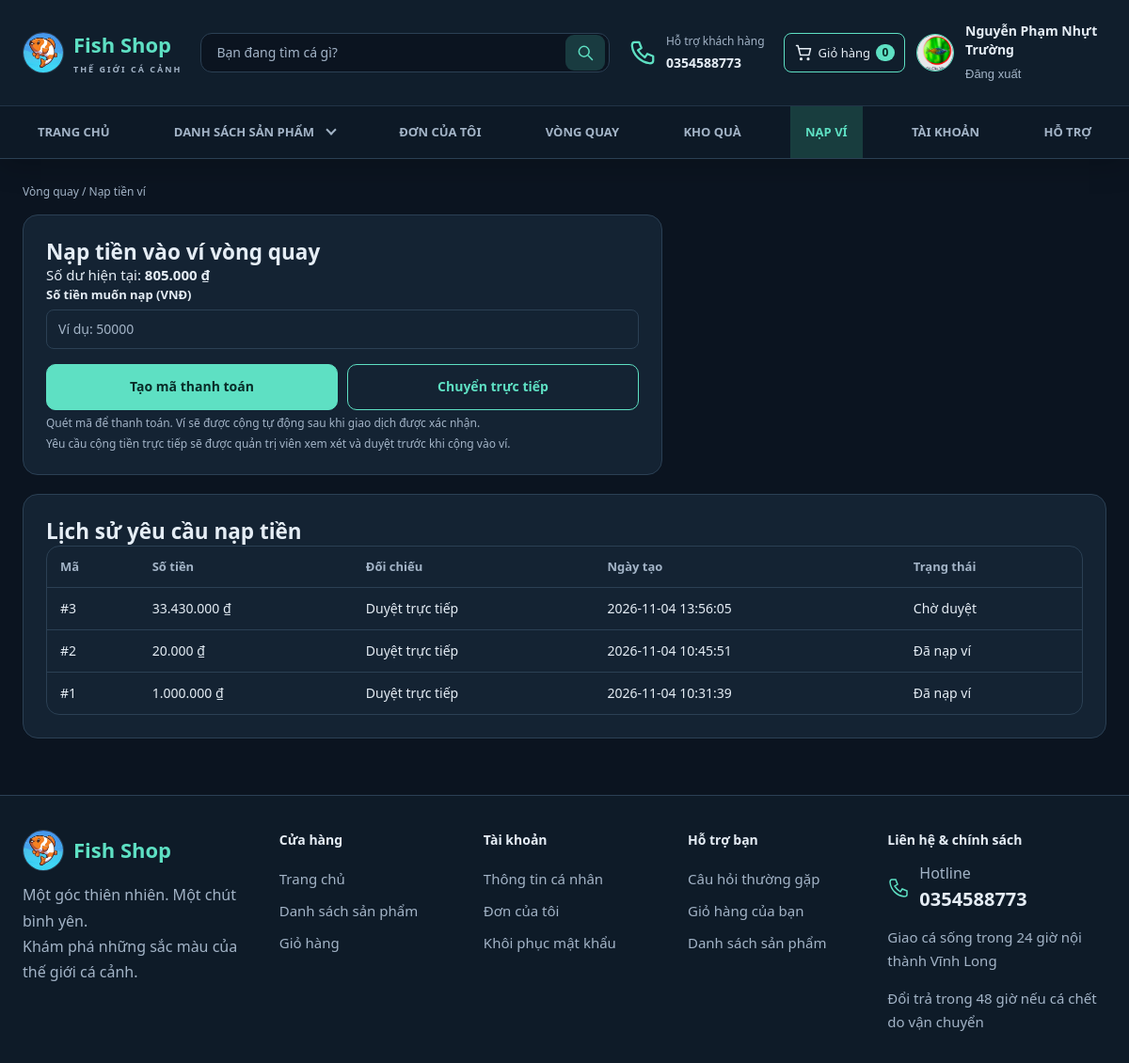
/wallet.php (signed in), run on an earlier commit of the app's database.
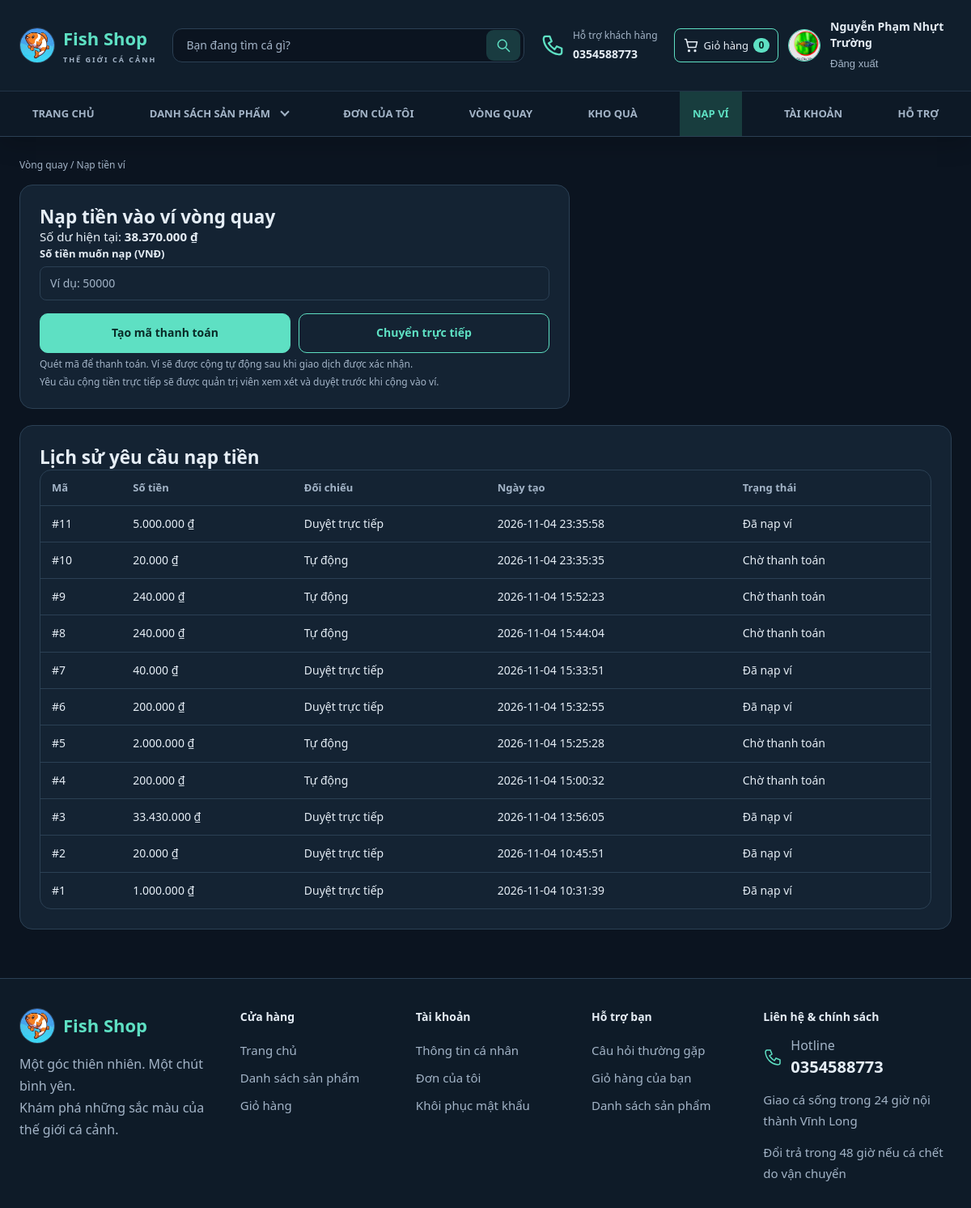
And on a later commit of the database.
### tables this page shows
CREATE TABLE `users` (
  `id` int(10) UNSIGNED NOT NULL,
  `username` varchar(50) NOT NULL,
  `password` varchar(255) NOT NULL COMMENT 'Chuỗi băm từ password_hash()',
  `fullname` varchar(100) NOT NULL,
  `email` varchar(254) DEFAULT NULL,
  `security_question` varchar(40) DEFAULT NULL,
  `security_answer_hash` varchar(255) DEFAULT NULL,
  `phone` varchar(20) NOT NULL,
  `address` varchar(255) NOT NULL DEFAULT '',
  `avatar` varchar(255) DEFAULT NULL,
  `role` enum('customer','admin') NOT NULL DEFAULT 'customer',
  `account_status` enum('active','locked') NOT NULL DEFAULT 'active',
  `locked_reason` varchar(64) DEFAULT NULL,
  `locked_note` text DEFAULT NULL,
  `locked_at` datetime DEFAULT NULL,
  `locked_by_admin_id` int(10) UNSIGNED DEFAULT NULL,
  `created_at` timestamp NOT NULL DEFAULT current_timestamp()
);

CREATE TABLE `prize_wallets` (
  `user_id` int(10) UNSIGNED NOT NULL,
  `balance` bigint(20) UNSIGNED NOT NULL DEFAULT 0,
  `updated_at` timestamp NOT NULL DEFAULT current_timestamp() ON UPDATE current_timestamp()
);

CREATE TABLE `wallet_deposits` (
  `id` bigint(20) UNSIGNED NOT NULL,
  `user_id` int(10) UNSIGNED NOT NULL,
  `amount` bigint(20) UNSIGNED NOT NULL,
  `reference_mode` enum('with_code','no_code') NOT NULL DEFAULT 'with_code',
  `request_type` enum('payos','direct') NOT NULL DEFAULT 'direct',
  `sender_name` varchar(100) NOT NULL DEFAULT '',
  `status` enum('pending','approved','rejected') NOT NULL DEFAULT 'pending',
  `payos_payment_link_id` varchar(80) DEFAULT NULL,
  `payos_checkout_url` varchar(500) DEFAULT NULL,
  `paid_at` datetime DEFAULT NULL,
  `payos_bank_bin` varchar(16) DEFAULT NULL,
  `payos_account_number` varchar(40) DEFAULT NULL,
  `payos_account_name` varchar(150) DEFAULT NULL,
  `payos_transfer_description` varchar(100) DEFAULT NULL,
  `payos_qr_code` text DEFAULT NULL,
  `created_at` timestamp NOT NULL DEFAULT current_timestamp(),
  `reviewed_at` datetime DEFAULT NULL,
  `reviewed_by` int(10) UNSIGNED DEFAULT NULL
);

### config/database.php (called while the page is built, shortened)
<?php
function db(): PDO
{
    static $pdo = null;
    if ($pdo === null) {
        try {
            $pdo = new PDO(
                'mysql:host=' . DB_HOST . ';dbname=' . DB_NAME . ';charset=utf8mb4',
                DB_USER,
                DB_PASS,
                [
                    PDO::ATTR_ERRMODE => PDO::ERRMODE_EXCEPTION,
                    PDO::ATTR_DEFAULT_FETCH_MODE => PDO::FETCH_ASSOC,
                    PDO::ATTR_EMULATE_PREPARES => false,
                ]
            );
        } catch (PDOException $e) {
            http_response_code(500);
            exit('Không kết nối được MySQL. Hãy bật MySQL trong XAMPP, nhập file database/WebBanCa.sql và kiểm tra config/database.php.');
        }
    }
    return $pdo;
}

### includes/auth.php (called while the page is built, shortened)
<?php
require_once __DIR__ . '/../config/database.php';
require_once __DIR__ . '/functions.php';
function current_user(): ?array {
    static $user = false;
    if ($user === false) {
        $user = null;
        if (!empty($_SESSION['user_id'])) {
            $st = db()->prepare(
                'SELECT id, username, fullname, phone, address, avatar, role, account_status FROM users WHERE id = ?'
            );
            $st->execute([(int)$_SESSION['user_id']]);
            $user = $st->fetch() ?: null;
        }
    }
    return $user;
}
function requireLogin(): array {
    $u = current_user();
    return $u;
}

### includes/functions.php (called while the page is built, shortened)
<?php
function e($s): string { return htmlspecialchars((string)$s, ENT_QUOTES, 'UTF-8'); }
function money($v): string { return number_format((float)$v, 0, ',', '.') . ' ₫'; }
function url(string $path = ''): string {
    $path = ltrim($path, '/');
    return BASE_URL . $path;
}
function file_url(?string $rel, string $fallback = 'assets/images/no-image.svg'): string {
    $rel = (string)$rel;
    if ($rel !== '' && strpos($rel, '..') === false && is_file(__DIR__ . '/../' . $rel)) return url($rel);
    return url($fallback);
}

### includes/rewards.php (called while the page is built, shortened)
<?php
function prize_wallet(PDO $pdo, int $userId): array {
    $pdo->prepare('INSERT INTO prize_wallets(user_id) VALUES(?) ON DUPLICATE KEY UPDATE user_id=VALUES(user_id)')->execute([$userId]);
    $st=$pdo->prepare('SELECT balance FROM prize_wallets WHERE user_id=?'); $st->execute([$userId]);
    return $st->fetch() ?: ['balance'=>0];
}

### wallet.php (the view, shortened to what the rows shown need)
<?php
require_once __DIR__.'/includes/auth.php';
require_once __DIR__.'/includes/rewards.php';
$user=requireLogin(); $pdo=db(); reward_schema($pdo); $uid=(int)$user['id'];
if ($_SERVER['REQUEST_METHOD'] === 'POST') {
    requirePost('wallet.php');
    if (post_string('regenerate') === '1') {
        $depositId = (int)($_POST['deposit_id'] ?? 0);
        try {
            payos_cancel_wallet_deposit_link($depositId,$uid);
            payos_create_wallet_deposit_link($depositId,$uid);
            flash('success','Đã tạo mã thanh toán mới.');
        } catch (Throwable $error) {
            flash('error',$error instanceof DomainException ? $error->getMessage() : 'Chưa thể tạo mã thanh toán mới. Vui lòng thử lại.');
            error_log('FishShop PayOS wallet QR regeneration failed (' . get_class($error) . ').');
        }
        redirect('wallet.php?deposit=' . $depositId);
    }
    $raw = trim(post_string('amount'));
    if (!ctype_digit($raw) || (int)$raw < 5000 || (int)$raw > 50000000) {
        flash('error', 'Số tiền nạp từ 5.000 đ đến 50.000.000 đ.');
        redirect('wallet.php');
    }
    $requestType = post_string('request_type') ?: 'payos';
    if (!in_array($requestType, ['payos','direct'], true)) {
        flash('error', 'Hình thức nạp tiền không hợp lệ.');
        redirect('wallet.php');
    }
    try {
        $st = $pdo->prepare("INSERT INTO wallet_deposits(user_id,amount,reference_mode,request_type,status) VALUES(?,?,'no_code',?,'pending')");
        $st->execute([$uid, (int)$raw, $requestType]);
        $depositId = (int)$pdo->lastInsertId();
        if ($requestType === 'direct') {
            flash('success', 'Đã gửi yêu cầu cộng tiền trực tiếp. Ví sẽ được cộng sau khi quản trị viên duyệt.');
            redirect('wallet.php?deposit=' . $depositId);
        }
        try {
            payos_create_wallet_deposit_link($depositId,$uid);
            flash('success','Đã tạo yêu cầu nạp ví. Quét mã bên dưới để thanh toán.');
        } catch (Throwable $error) {
            error_log('FishShop PayOS wallet QR creation failed (' . get_class($error) . ').');
            flash('error','Đã tạo yêu cầu nạp ví nhưng chưa tạo được mã thanh toán. Hãy mở lại yêu cầu để thử tiếp.');
        }
        redirect('wallet.php?deposit=' . $depositId);
    } catch (Throwable $ex) {
        flash('error', 'Chưa thể tạo yêu cầu nạp tiền. Vui lòng thử lại.');
        redirect('wallet.php');
    }
}$wallet=prize_wallet($pdo,$uid);
$st=$pdo->prepare('SELECT id,amount,reference_mode,request_type,status,payos_payment_link_id,payos_checkout_url,paid_at,payos_bank_bin,payos_account_number,payos_account_name,payos_transfer_description,payos_qr_code,created_at FROM wallet_deposits WHERE user_id=? ORDER BY id DESC LIMIT 20');$st->execute([$uid]);$requests=$st->fetchAll();
$pageTitle='Nạp tiền ví vòng quay';include __DIR__.'/includes/header.php';
?>
<section class="card form-card">
  <h1>Nạp tiền vào ví vòng quay</h1><p>Số dư hiện tại: <strong><?=money($wallet['balance'])?></strong></p>
</section>
<section class="card" style="margin-top:20px"><h2>Lịch sử yêu cầu nạp tiền</h2>
  <?php if(!$requests): ?><p>Chưa có yêu cầu nạp tiền.</p><?php else: ?><div class="table-wrap"><table><thead><tr><th>Mã</th><th>Số tiền</th><th>Đối chiếu</th><th>Ngày tạo</th><th>Trạng thái</th></tr></thead><tbody>
  <?php foreach($requests as $r): ?><tr><td><a href="<?=url('wallet.php?deposit='.(int)$r['id'])?>">#<?=(int)$r['id']?></a></td><td><?=money($r['amount'])?></td><td><?=$r['request_type']==='direct'?'Duyệt trực tiếp':'Tự động'?></td><td><?=e($r['created_at'])?></td><td><?=($r['status']==='pending'&&$r['request_type']==='direct')?'Chờ duyệt':(['pending'=>'Chờ thanh toán','approved'=>'Đã nạp ví','rejected'=>'Từ chối'][$r['status']])?></td></tr><?php endforeach; ?>
  </tbody></table></div><?php endif; ?>
</section>
<?php include __DIR__.'/includes/footer.php'; ?>

### includes/navbar.php (shortened to what the rows shown need)
<?php
$u = current_user();
?>
<header class="top">
  <div class="wrap bar">
    <div class="header-actions">
      <?php if ($u): ?>
        <a class="account-avatar" href="<?= url('profile.php') ?>" aria-label="Thông tin tài khoản">
          <img src="<?= e(file_url($u['avatar'] ?? null, 'assets/images/avatar-default.svg')) ?>" alt="Ảnh đại diện của <?= e($u['fullname']) ?>" width="40" height="40">
        </a>
      <?php endif; ?>
      <div class="account-links">
      <?php if ($u): ?>
        <a href="<?= url('profile.php') ?>"><?= e($u['fullname']) ?></a>
        <form action="<?= url('logout.php') ?>" method="post"><?= csrf_field() ?><button class="link-btn" type="submit">Đăng xuất</button></form>
      <?php else: ?>
        <a href="<?= url('login.php') ?>">Đăng nhập</a><a href="<?= url('register.php') ?>">Đăng ký tài khoản</a>
      <?php endif; ?>
      </div>
    </div>
  </div>
</header>

What changed in the data, as far as the page shows it:
changed prize_wallets: balance "805.000 ₫" → "38.370.000 ₫"
added wallet_deposits: id "11", amount "5.000.000 ₫", request_type "Duyệt trực tiếp", created_at "2026-11-04 23:35:58", status "Đã nạp ví"
added wallet_deposits: id "10", amount "20.000 ₫", request_type "Tự động", created_at "2026-11-04 23:35:35", status "Chờ thanh toán"
added wallet_deposits: id "9", amount "240.000 ₫", request_type "Tự động", created_at "2026-11-04 15:52:23", status "Chờ thanh toán"
added wallet_deposits: id "8", amount "240.000 ₫", request_type "Tự động", created_at "2026-11-04 15:44:04", status "Chờ thanh toán"
added wallet_deposits: id "7", amount "40.000 ₫", request_type "Duyệt trực tiếp", created_at "2026-11-04 15:33:51", status "Đã nạp ví"
added wallet_deposits: id "6", amount "200.000 ₫", request_type "Duyệt trực tiếp", created_at "2026-11-04 15:32:55", status "Đã nạp ví"
added wallet_deposits: id "5", amount "2.000.000 ₫", request_type "Tự động", created_at "2026-11-04 15:25:28", status "Chờ thanh toán"
added wallet_deposits: id "4", amount "200.000 ₫", request_type "Tự động", created_at "2026-11-04 15:00:32", status "Chờ thanh toán"
changed wallet_deposits id 3: status (not shown) → "Đã nạp ví"; no longer shows "Chờ duyệt"
